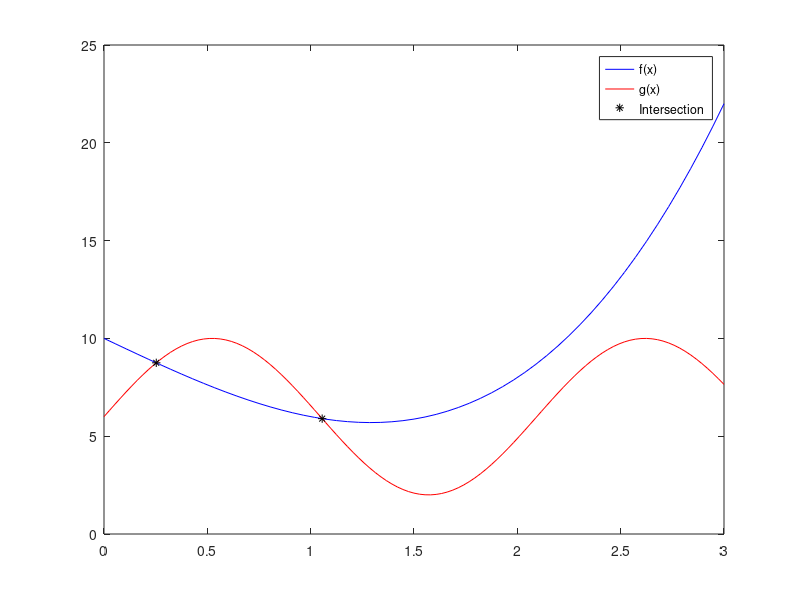

Write the MATLAB code that produced this figure.
clc;
clear;
close all;
f=@(x) x^3-5*x+10;
g=@(x) 4*sin(3*x)+6;
fplot(f,[0 3],'b');
hold on
fplot(g,[0 3],'r');
t=@(x) x^3-5*x+10-4*sin(3*x)-6;
z(1)=fzero(t,[0 1]);
k(1)=f(z(1));
z(2)=fzero(t,[1 3]);
k(2)=f(z(2));
plot(z,k,'*k');
legend('f(x)','g(x)','Intersection')